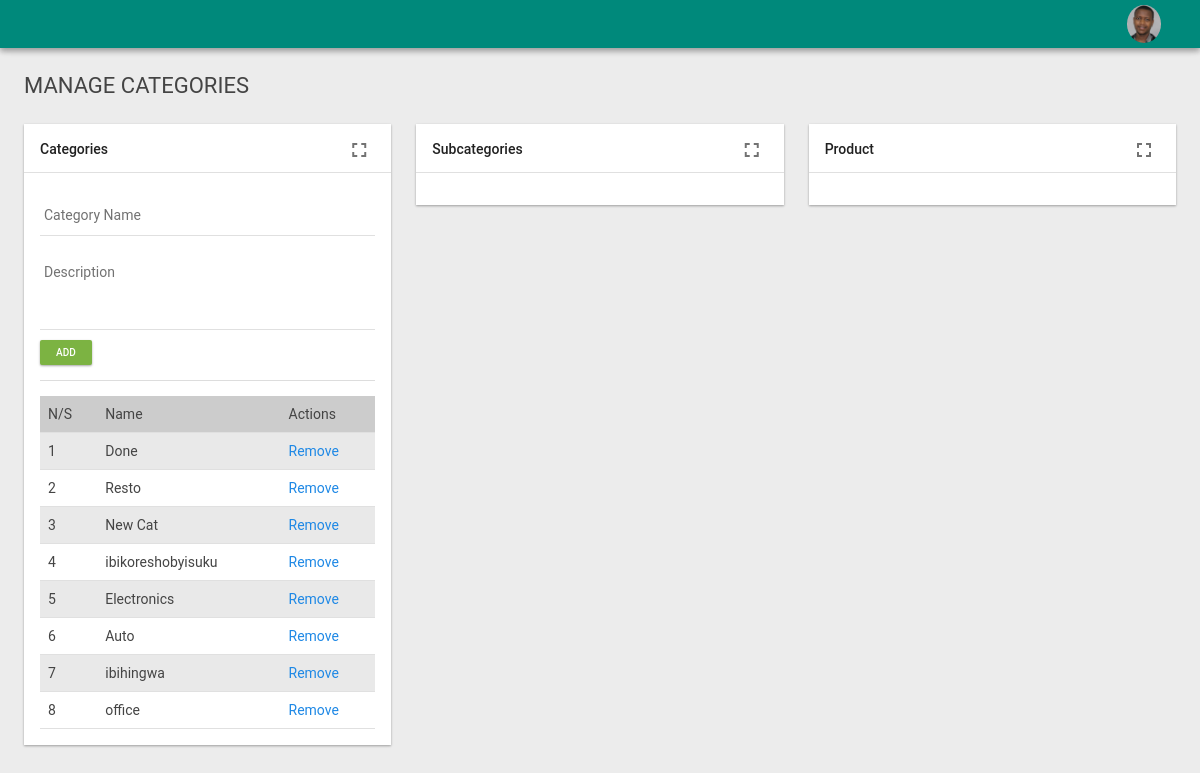
/admin/admin.php (signed in), run on the app's committed database.
### tables this page shows
CREATE TABLE `productcategory` (
  `catId` bigint(20) NOT NULL,
  `catNane` varchar(100) NOT NULL,
  `catDesc` varchar(250) NOT NULL,
  `createDate_By` varchar(100) NOT NULL,
  `status` enum('Active','Inactive') NOT NULL
);

### admin/admin.php (the view, shortened to what this page needs)
<!doctype html>
 <html lang="en">
<?php include'header.php' ;?>
    <div id="page_content">
        <div id="page_content_inner">
            <h3 class="heading_b uk-margin-bottom">MANAGE CATEGORIES</h3>
            <div class="uk-grid uk-grid-width-medium-1-3" data-uk-grid="{gutter:24}">
                <div>
                    <div class="md-card">
                        <div class="md-card-toolbar">
                            <div class="md-card-toolbar-actions">
                                <i class="md-icon material-icons md-card-fullscreen-activate">&#xE5D0;</i>
                            </div>
                            <h3 class="md-card-toolbar-heading-text">
                                Categories
                            </h3>
                        </div>
                        <div class="md-card-content">
								<form method="post" action="admin.php">
									<div id="cat">
										<div class="md-input-wrapper">
											<label>Category Name</label>
											<input type="text" class="md-input" name="cat_name">
										</div>
										<div class="md-input-wrapper">
											<label>Description</label>
											<textarea name="cat_desc" class="md-input" ></textarea>
										</div>
										<input type="submit"  value="Add" name="add" class="md-btn md-btn-success md-btn-mini">
									</div>
									<hr/>
								</form>
								<div id="catTable" class="uk-overflow-container">
									<table class="uk-table uk-table-striped" width="100%">
										<thead style="background-color:#cccccc;">
											<td>N/S</td>
											<td>Name</td>
											<td>Actions</td>
										</thead>
										<tbody>
											<?php
												include ("../db.php");
												$n=0;
												$sql1 = $db->query("SELECT * FROM `productcategory` ORDER BY catID DESC");
												$count = mysqli_num_rows($sql1);
												if($count > 0)
												{
													while($row = mysqli_fetch_array($sql1))
													{
														$n++;
														echo'<tr href="javascript:void()" onclick ="cat(catID= '.$row['catId'].'); showsub(showCatId= '.$row['catId'].')">
														<td>'.$n.'</td>
														<td>'.$row['catNane'].'</td>
														<td><a href="javascript:void" onclick="removeCat(catId='.$row['catId'].')">Remove</a></td>
														</tr>';
													}
													}else{
														echo'Please add a category';
													}
											?>
										</tbody>
									</table>
								</div>
						</div>
                    </div>
                </div>
				<div>
                    <div class="md-card">
                        <div class="md-card-toolbar">
                            <div class="md-card-toolbar-actions">
                                <i class="md-icon material-icons md-card-fullscreen-activate">&#xE5D0;</i>
                            </div>
                            <h3 class="md-card-toolbar-heading-text">
                                Subcategories
                            </h3>
                        </div>
                        <div class="md-card-content">
						</div>
                    </div>
                </div>
				<div>
                    <div class="md-card">
                        <div class="md-card-toolbar">
                            <div class="md-card-toolbar-actions">
                                <i class="md-icon material-icons md-card-fullscreen-activate">&#xE5D0;</i>
                            </div>
                            <h3 class="md-card-toolbar-heading-text">
                                Product
                            </h3>
                        </div>
                        <div class="md-card-content">
						</div>
                    </div>
                </div>
            </div>
        </div>
    </div>
</body>
</html>

### data on the page
productcategory: catNane "Done"
productcategory: catNane "Resto"
productcategory: catNane "New Cat"
productcategory: catNane "ibikoreshobyisuku"
productcategory: catNane "Electronics"
productcategory: catNane "Auto"
productcategory: catNane "ibihingwa"
productcategory: catNane "office"
